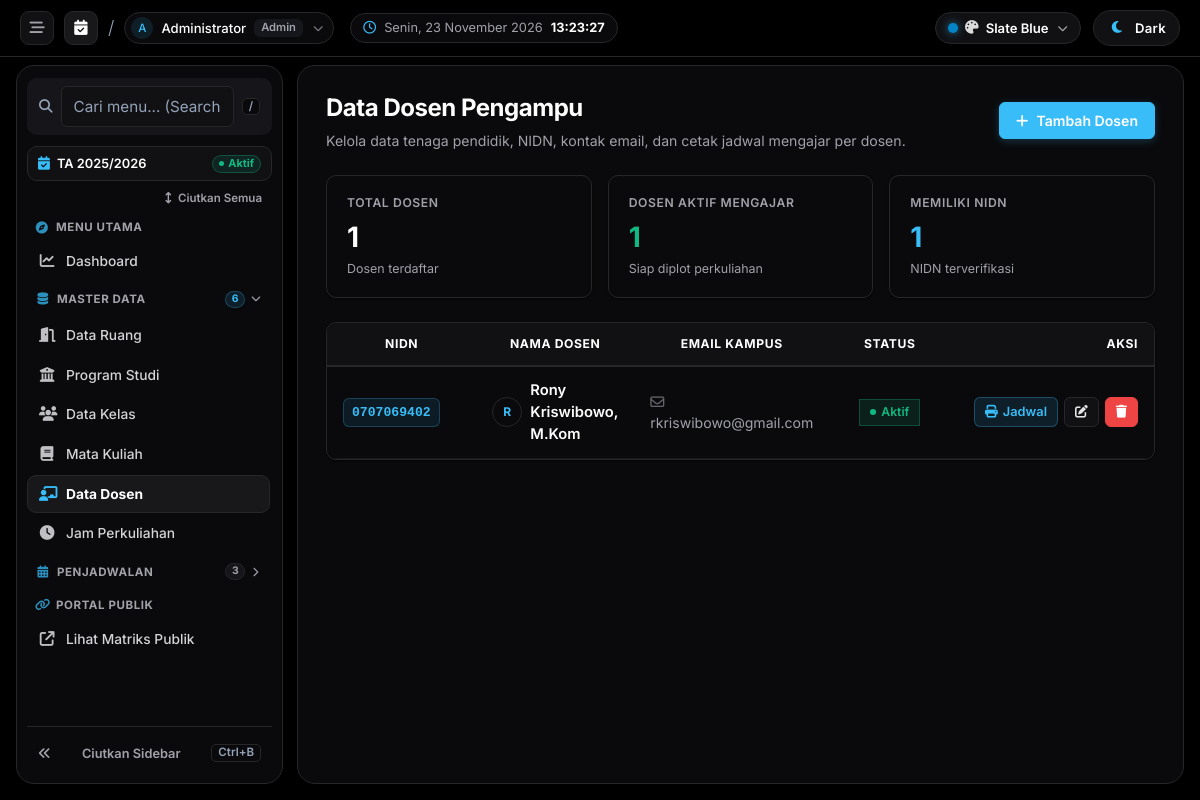
The app's page /dosen (signed in) with its own data.
### tables this page shows
CREATE TABLE `dosen` (
  `id` int(11) NOT NULL AUTO_INCREMENT,
  `nidn` varchar(30) DEFAULT NULL,
  `nama_dosen` varchar(150) NOT NULL,
  `email` varchar(120) DEFAULT NULL,
  `status` enum('aktif','nonaktif') DEFAULT 'aktif',
  `created_at` timestamp NOT NULL DEFAULT current_timestamp(),
  PRIMARY KEY (`id`),
  UNIQUE KEY `nidn` (`nidn`)
);

### app/core/Controller.php (called while the page is built, shortened)
<?php
class Controller
{
    protected function view(string $view, array $data = []): void
    {
        require __DIR__ . '/../views/layouts/main.php';
    }
}

### app/controllers/DosenController.php (called while the page is built, shortened)
<?php
class DosenController extends Controller
{
    public function index(): void
    {
        $this->view('dosen/index', ['title' => 'Data Dosen', 'items' => (new Dosen())->all('nama_dosen ASC')]);
    }
}

### app/core/Router.php (called while the page is built, shortened)
<?php
class Router
{
    private array $routes = [];
    private function add(string $method, string $path, array $handler): void
    {
        $this->routes[$method][trim($path, '/')] = $handler;
    }
    public function dispatch(): void
    {
        $method = $_SERVER['REQUEST_METHOD'];
        $uri = trim(parse_url($_SERVER['REQUEST_URI'], PHP_URL_PATH), '/');
        $uri = $uri ?: 'home';
        $handler = $this->routes[$method][$uri] ?? null;
        [$class, $action] = $handler;
        (new $class())->$action();
    }
}

### public/index.php (called while the page is built, shortened)
<?php
require __DIR__ . '/../app/helpers/functions.php';
$router = new Router();
$router->dispatch();

### app/helpers/functions.php (called while the page is built, shortened)
<?php
function app_base_url(): string
{
    static $baseUrl = null;
    if ($baseUrl !== null) {
        return $baseUrl;
    }
    $scriptName = str_replace('\\', '/', $_SERVER['SCRIPT_NAME'] ?? '');
    $basePath = str_replace('\\', '/', dirname($scriptName));
    if ($basePath === '/' || $basePath === '.') {
        return $baseUrl = '';
    }
    $basePath = rtrim($basePath, '/');
    return $baseUrl = rtrim($basePath, '/');
}
function url(string $path = ''): string
{
    return rtrim(app_base_url(), '/') . '/' . ltrim($path, '/');
}
function e(?string $value): string
{
    return htmlspecialchars((string) $value, ENT_QUOTES, 'UTF-8');
}
function user(): ?array
{
    return $_SESSION['user'] ?? null;
}
function has_role(array $roles): bool
{
    $user = user();
    return $user && in_array($user['role'], $roles, true);
}

### app/core/Model.php (called while the page is built, shortened)
<?php
abstract class Model
{
    protected PDO $db;
    protected string $table;
    public function __construct()
    {
        $this->db = Database::connection();
    }
    public function all(string $orderBy = 'id DESC'): array
    {
        return $this->db->query("SELECT * FROM {$this->table} ORDER BY {$orderBy}")->fetchAll();
    }
}

### app/views/dosen/index.php (the view)
<?php
$totalDosen = count($items);
$dosenAktif = count(array_filter($items, fn($d) => ($d['status'] ?? '') === 'aktif'));
$dosenNidn = count(array_filter($items, fn($d) => !empty($d['nidn']) && $d['nidn'] !== '-'));
?>
<div style="display: flex; justify-content: space-between; align-items: center; margin-bottom: 24px; flex-wrap: wrap; gap: 16px;">
    <div>
        <h2 style="margin: 0; font-size: 1.5rem; font-weight: 700; color: var(--text-main); letter-spacing: -0.02em;">Data Dosen Pengampu</h2>
        <p style="color: var(--text-muted); margin: 4px 0 0; font-size: 0.88rem;">
            Kelola data tenaga pendidik, NIDN, kontak email, dan cetak jadwal mengajar per dosen.
        </p>
    </div>
    <a href="<?= url('dosen/create') ?>" class="btn btn-primary">
        <i class="fa-solid fa-plus"></i> Tambah Dosen
    </a>
</div>
<div style="display: grid; grid-template-columns: repeat(auto-fit, minmax(200px, 1fr)); gap: 16px; margin-bottom: 24px;">
    <div class="card" style="padding: 18px 20px;">
        <div style="font-size: 0.76rem; font-weight: 600; color: var(--text-muted); text-transform: uppercase; letter-spacing: 0.05em;">Total Dosen</div>
        <div style="font-size: 1.75rem; font-weight: 700; color: var(--text-main); margin-top: 4px;"><?= $totalDosen ?></div>
        <div style="font-size: 0.78rem; color: var(--text-muted); margin-top: 2px;">Dosen terdaftar</div>
    </div>
    <div class="card" style="padding: 18px 20px;">
        <div style="font-size: 0.76rem; font-weight: 600; color: var(--text-muted); text-transform: uppercase; letter-spacing: 0.05em;">Dosen Aktif Mengajar</div>
        <div style="font-size: 1.75rem; font-weight: 700; color: #10b981; margin-top: 4px;"><?= $dosenAktif ?></div>
        <div style="font-size: 0.78rem; color: var(--text-muted); margin-top: 2px;">Siap diplot perkuliahan</div>
    </div>
    <div class="card" style="padding: 18px 20px;">
        <div style="font-size: 0.76rem; font-weight: 600; color: var(--text-muted); text-transform: uppercase; letter-spacing: 0.05em;">Memiliki NIDN</div>
        <div style="font-size: 1.75rem; font-weight: 700; color: var(--primary); margin-top: 4px;"><?= $dosenNidn ?></div>
        <div style="font-size: 0.78rem; color: var(--text-muted); margin-top: 2px;">NIDN terverifikasi</div>
    </div>
</div>
<div class="card" style="overflow: hidden;">
    <div class="table-responsive">
        <table class="table">
            <thead>
                <tr>
                    <th style="width: 140px;">NIDN</th>
                    <th>NAMA DOSEN</th>
                    <th>EMAIL KAMPUS</th>
                    <th style="width: 120px; text-align: center;">STATUS</th>
                    <th style="width: 180px; text-align: right;">AKSI</th>
                </tr>
            </thead>
            <tbody>
                <?php if (empty($items)): ?>
                    <tr>
                        <td colspan="5" style="padding: 48px; text-align: center; color: var(--text-muted);">
                            <i class="fa-solid fa-chalkboard-user" style="font-size: 2.2rem; opacity: 0.35; margin-bottom: 12px; display: block;"></i>
                            <span style="font-size: 0.95rem; font-weight: 500;">Belum ada data dosen pengampu.</span>
                        </td>
                    </tr>
                <?php else: ?>
                    <?php foreach ($items as $item): ?>
                        <tr>
                            <td>
                                <?php if (!empty($item['nidn']) && $item['nidn'] !== '-'): ?>
                                    <span class="badge-code">
                                        <?= e($item['nidn']) ?>
                                    </span>
                                <?php else: ?>
                                    <span style="color: var(--text-muted); font-size: 0.85rem; font-style: italic;">Tanpa NIDN</span>
                                <?php endif; ?>
                            </td>
                            <td>
                                <div style="font-weight: 600; color: var(--text-main); font-size: 0.92rem; display: flex; align-items: center; gap: 8px;">
                                    <div style="width: 28px; height: 28px; border-radius: 50%; background: var(--surface); border: 1px solid var(--border); display: inline-flex; align-items: center; justify-content: center; font-size: 0.75rem; color: var(--primary); font-weight: 700; flex-shrink: 0;">
                                        <?= strtoupper(substr($item['nama_dosen'] ?? 'D', 0, 1)) ?>
                                    </div>
                                    <span><?= e($item['nama_dosen']) ?></span>
                                </div>
                            </td>
                            <td>
                                <?php if (!empty($item['email']) && $item['email'] !== '-'): ?>
                                    <span style="color: var(--text-muted); font-size: 0.88rem;">
                                        <i class="fa-regular fa-envelope mr-1" style="opacity: 0.6;"></i> <?= e($item['email']) ?>
                                    </span>
                                <?php else: ?>
                                    <span style="color: var(--text-muted); font-size: 0.82rem; font-style: italic;">-</span>
                                <?php endif; ?>
                            </td>
                            <td style="text-align: center;">
                                <?php if (($item['status'] ?? '') === 'aktif'): ?>
                                    <span class="badge-status-active">
                                        <span style="width: 6px; height: 6px; border-radius: 50%; background: #10b981;"></span> Aktif
                                    </span>
                                <?php else: ?>
                                    <span class="badge-status-inactive">
                                        <span style="width: 6px; height: 6px; border-radius: 50%; background: var(--text-muted);"></span> Nonaktif
                                    </span>
                                <?php endif; ?>
                            </td>
                            <td style="text-align: right;">
                                <div style="display: flex; gap: 6px; justify-content: flex-end;">
                                    <a href="<?= url('jadwal/cetak-dosen?dosen_id=' . $item['id']) ?>" class="btn btn-sm btn-info" title="Cetak Jadwal Mengajar Dosen">
                                        <i class="fa-solid fa-print"></i> Jadwal
                                    </a>
                                    <a href="<?= url('dosen/edit?id=' . $item['id']) ?>" class="btn btn-sm btn-secondary" title="Edit Dosen">
                                        <i class="fa-solid fa-pen-to-square"></i>
                                    </a>
                                    <?php if (has_role(['admin'])): ?>
                                        <a href="<?= url('dosen/delete?id=' . $item['id']) ?>" class="btn btn-sm btn-danger" data-confirm-delete title="Hapus Dosen">
                                            <i class="fa-solid fa-trash"></i>
                                        </a>
                                    <?php endif; ?>
                                </div>
                            </td>
                        </tr>
                    <?php endforeach; ?>
                <?php endif; ?>
            </tbody>
        </table>
    </div>
</div>

### records on screen
dosen: status "1", nidn "1", nidn "0707069402", nama_dosen "R", nama_dosen "Rony Kriswibowo, M.Kom", email "rkriswibowo@gmail.com", shows "Aktif"

### other values on screen
$initials "A"
$currentUser['name'] "Administrator"
str_replace('_', ' ', $currentUser['role'] ?? 'Admin') "Admin"
$totalDosen "1"
